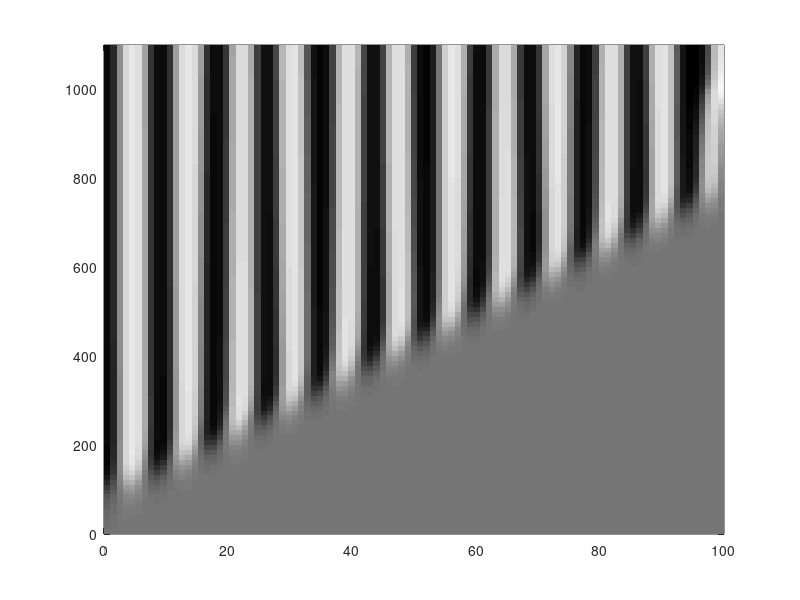

The MATLAB source for this figure: (Note: this script raises an error after producing the figure.)
% model parameters
a = .5;
kappa = .1;
gamma = 1;

% similation parameters
dt = .01; T = 1100;
dx = 1;
numsteps = T/dt;
N = 100;

% initial conditions
C0 = zeros(N,1);
E0 = a*ones(N,1); E0(1,1) = E0(1,1) + .01;

% initialize the matrices
C = zeros(N,numsteps); E = zeros(N,numsteps);
C(:,1) = C0; E(:,1) = E0;

% construct calculation matrix
uDiag = [0; ones(N-1,1)];
cDiag = [-1;-2*ones(N-2,1);-1];
lDiag = [ones(N-1,1); 0];
B = [uDiag, cDiag, lDiag];
d = [1; 0; -1];
L = spdiags(B, d, N, N)*dt/(2*dx^2);

[L_C, U_C, ~] = lu(speye(N)-L);
[L_E, U_E, ~] = lu(speye(N)-kappa*L);

M_C = (speye(N)+L);
M_E = (speye(N)+kappa*L);

%Explicit Euler Method
for i=2:numsteps
    % domain interior
    f = E(:,i-1).*(1-E(:,i-1)).*(E(:,i-1)-a)+gamma*C(:,i-1);
    C(:,i) = U_C\(L_C\(M_C*C(:,i-1)-f*dt));
    E(:,i) = U_E\(L_E\(M_E*E(:,i-1)+f*dt));
end

figure
pcolor(linspace(0,dx*N,N),linspace(0,dt*numsteps,100),C(:,1:floor(end/100):end)')
shading flat
colormap gray
drawnow
    
animate(C,E,dx)